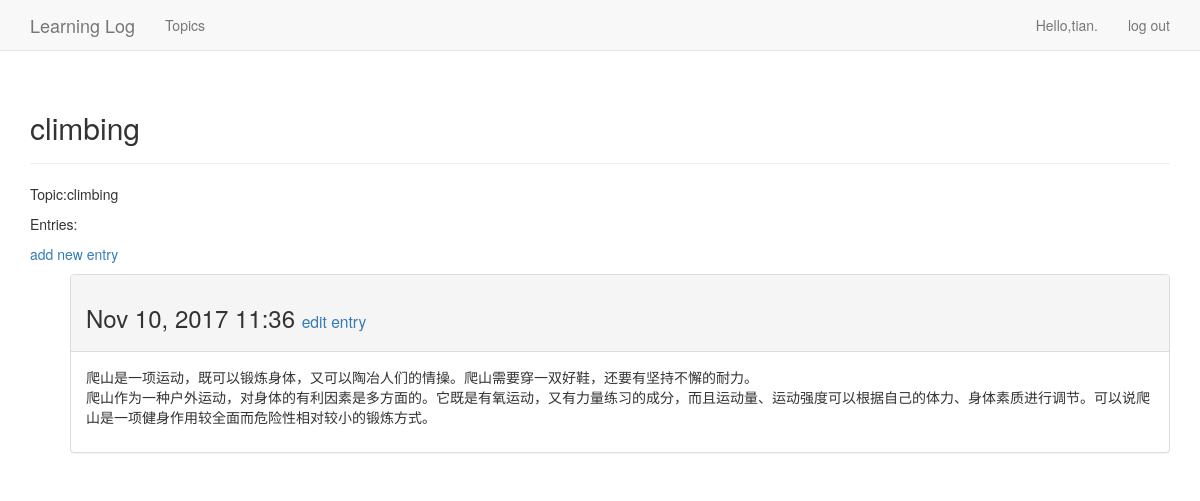
The page /topics/2/ (signed in) on the database its author committed.
### learning_logs/models.py (models this page shows, shortened)
class Topic(models.Model):
    text = models.CharField(max_length=200)
    date_added = models.DateTimeField(auto_now_add=True)
    owner = models.ForeignKey(User)  #建立到模型User的外键关系
    def __str__(self):
        return self.text

class Entry(models.Model):
    topic = models.ForeignKey(Topic)
    text = models.TextField()
    date_added = models.DateTimeField(auto_now_add=True)
    class Meta:
        verbose_name_plural = 'entries'

### learning_logs/views.py (the view)
# urls.py: url(r'^topics/(?P<topic_id>\d+)/$',views.topic,name='topic'),  #特定主页的详细页面
@login_required
def topic(request,topic_id):
    topic = Topic.objects.get(id=topic_id)  #用get()获取指定的（正确的）主题，topic_id用于存储从URL中获得的值
    if topic.owner != request.user:  #确认请求的主题属于当前用户
        raise Http404
    entries = topic.entry_set.order_by('-date_added')  #获取与主题相关联的条目，按降序排列（先显示最近的条目）
    context = {'topic':topic, 'entries':entries}  #将主题和条目存储在字典中
    return render(request,'learning_logs/topic.html',context)  #将字典发送给模板topic.html

### learning_logs/templates/learning_logs/topic.html
{% extends 'learning_logs/base.html' %}
{% block header %}
    <h2>{{ topic }}</h2>
{% endblock header %}
{% block content %}
  <p>Topic:{{topic}}</p>
  <p>Entries:</p>
  <p>
    <a href="{% url 'learning_logs:new_entry' topic.id %}">add new entry</a>
  </p>
  <ul>
    {% for entry in entries %}
        <div class="panel panel-default">
            <div class="panel-heading">
                <h3>
                    {{ entry.date_added|date:'M d, Y H:i' }}
                    <small>
                        <a href="{% url 'learning_logs:edit_entry' entry.id %}">
                        edit entry</a>
                    </small>
                </h3>
            </div>
            <div class ="panel-body">
            {{ entry.text|linebreaks }}
            </div>
        </div>
    {%empty%}
        There are no entries for this topic yet.
    {%endfor%}
  </ul>
{% endblock content %}

### learning_logs/templates/learning_logs/base.html (shortened to what this page needs)
{% load bootstrap3 %}
<!DOCTYPE html>
<html lang="en">
  <head>
    {% bootstrap_css %}
  </head>
  <body>
    <nav class="navbar navbar-default navbar-static-top">
      <div class="container">
        <div class="navbar-header">
          <a class="navbar-brand" href="{% url 'learning_logs:index'%}">
          Learning Log</a>
        </div>
        <div id="navbar" class="navbar-collapse collapse">
          <ul class="nav navbar-nav">
            <li><a href="{% url 'learning_logs:topics' %}">Topics</a></li>
          </ul>
          <ul class="nav navbar-nav navbar-right">
            {%if user.is_authenticated %}
              <li><a>Hello,{{ user.username }}.</a></li>
              <li><a href="{% url 'users:logout' %}">log out</a></li>
            {% else %}
              <li><a href="{% url 'users:register' %}">register</a></li>
              <li><a href="{% url 'users:login' %}">log in</a></li>
            {% endif %}
          </ul>
        </div>
      </div>
    </nav>
    <div class="container">
      <div class="page-header">
        {% block header %}{% endblock header %}
      </div>
      <div>
        {% block content %}{% endblock content %}
      </div>
    </div>
  </body>
</html>

### rows shown on the page
Topic: text "climbing"
Entry: date_added "Nov 10, 2017 11:36", text "爬山是一项运动，既可以锻炼身体，又可以陶冶人们的情操。爬山需要穿一双好鞋，还要有坚持不懈的耐力。 爬山作为一种户外运动，对身体的有利因素是多方面的。它既是有氧运动，又有力量练习的成分，而且运动量、运动强度可以根据自己的体力、身体素质进行调节。可以说爬山是一项健身作用较全面而危险性相对较小的锻炼方式。"

### other values the page prints
{{ user.username }} "tian"
